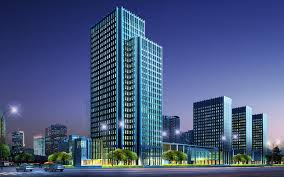
//> input picture OpencvTutorials/pointinterest.JPG, 284 x 177 px
$ ./OurCornerDetection   (built with g++ and OpenCV 4)
//> lines starting //> are read from the running program, lines starting //| are printed output that depends on the picture; after the words box and inside, x2 and y2 are one past the last pixel; in counts of white or black regions, pixels touching at a corner belong together
/**
* @function cornerDetector_Demo.cpp
* @brief Demo code for detecting corners using OpenCV built-in functions
* @author OpenCV team
*/
#include <opencv2/imgcodecs.hpp>
#include <opencv2/highgui.hpp>
#include <opencv2/imgproc.hpp>
#include <iostream>
#include <stdio.h>
#include <stdlib.h>

using namespace cv;
using namespace std;

/// Global variables
Mat src, src_gray;
Mat myHarris_dst; Mat myHarris_copy; Mat Mc;
Mat myShiTomasi_dst; Mat myShiTomasi_copy;

int myShiTomasi_qualityLevel = 50;
int myHarris_qualityLevel = 50;
int max_qualityLevel = 100;

double myHarris_minVal; double myHarris_maxVal;
double myShiTomasi_minVal; double myShiTomasi_maxVal;

RNG rng(12345);

const char* myHarris_window = "My Harris corner detector";
const char* myShiTomasi_window = "My Shi Tomasi corner detector";

/// Function headers
void myShiTomasi_function(int, void*);
void myHarris_function(int, void*);

/**
* @function main
*/
int main(int, char** argv)
{
	/// Load source image and convert it to gray
	src = imread("pointinterest.jpg");
//> src is the input picture: 177 rows x 284 cols, CV_8UC3; mean B, G, R 126.7, 87.9, 71.6
	cvtColor(src, src_gray, COLOR_BGR2GRAY);
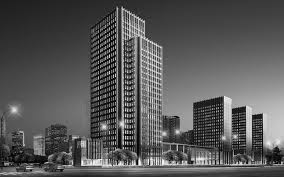
//> src_gray: 177 rows x 284 cols, CV_8UC1; min 0, max 255, mean 87.5

	/// Set some parameters
	int blockSize = 3; int apertureSize = 3;

	/// My Harris matrix -- Using cornerEigenValsAndVecs
	myHarris_dst = Mat::zeros(src_gray.size(), CV_32FC(6));
	Mc = Mat::zeros(src_gray.size(), CV_32FC1);

	cornerEigenValsAndVecs(src_gray, myHarris_dst, blockSize, apertureSize, BORDER_DEFAULT);

	/* calculate Mc */
	for (int j = 0; j < src_gray.rows; j++)
	{
		for (int i = 0; i < src_gray.cols; i++)
		{
			float lambda_1 = myHarris_dst.at<Vec6f>(j, i)[0];
			float lambda_2 = myHarris_dst.at<Vec6f>(j, i)[1];
			Mc.at<float>(j, i) = lambda_1*lambda_2 - 0.04f*pow((lambda_1 + lambda_2), 2);
		}
	}
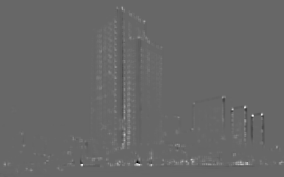
//> Mc: 177 rows x 284 cols, CV_32FC1; min -0.0102, max 0.0151, mean 9.41e-05; drawn with min black and max white

	minMaxLoc(Mc, &myHarris_minVal, &myHarris_maxVal, 0, 0, Mat());
//> myHarris_minVal = -0.0102; myHarris_maxVal = 0.0151

	/* Create Window and Trackbar */
	namedWindow(myHarris_window, WINDOW_AUTOSIZE);
	createTrackbar(" Quality Level:", myHarris_window, &myHarris_qualityLevel, max_qualityLevel, myHarris_function);
	myHarris_function(0, 0);
//> after the loop in myHarris_function, `for (int j = 0; j < src_gray.rows; j++)`:
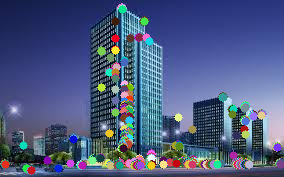
//> myHarris_copy: 177 rows x 284 cols, CV_8UC3; 9.93% of pixels changed, all inside (x1, y1, x2, y2) = (0, 3, 284, 175)

	/// My Shi-Tomasi -- Using cornerMinEigenVal
	myShiTomasi_dst = Mat::zeros(src_gray.size(), CV_32FC1);
	cornerMinEigenVal(src_gray, myShiTomasi_dst, blockSize, apertureSize, BORDER_DEFAULT);
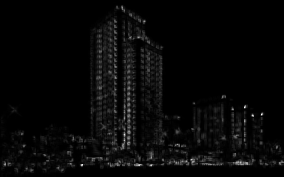
//> myShiTomasi_dst: 177 rows x 284 cols, CV_32FC1; min 0, max 0.105, mean 0.00318; drawn with min black and max white

	minMaxLoc(myShiTomasi_dst, &myShiTomasi_minVal, &myShiTomasi_maxVal, 0, 0, Mat());
//> myShiTomasi_minVal = 0; myShiTomasi_maxVal = 0.105

	/* Create Window and Trackbar */
	namedWindow(myShiTomasi_window, WINDOW_AUTOSIZE);
	createTrackbar(" Quality Level:", myShiTomasi_window, &myShiTomasi_qualityLevel, max_qualityLevel, myShiTomasi_function);
	myShiTomasi_function(0, 0);

	waitKey(0);
	return(0);
}

/**
* @function myShiTomasi_function
*/
void myShiTomasi_function(int, void*)
{
	myShiTomasi_copy = src.clone();

	if (myShiTomasi_qualityLevel < 1) { myShiTomasi_qualityLevel = 1; }

	for (int j = 0; j < src_gray.rows; j++)
	{
		for (int i = 0; i < src_gray.cols; i++)
		{
			if (myShiTomasi_dst.at<float>(j, i) > myShiTomasi_minVal + (myShiTomasi_maxVal - myShiTomasi_minVal)*myShiTomasi_qualityLevel / max_qualityLevel)
			{
				circle(myShiTomasi_copy, Point(i, j), 4, Scalar(rng.uniform(0, 255), rng.uniform(0, 255), rng.uniform(0, 255)), -1, 8, 0);
			}
		}
	}
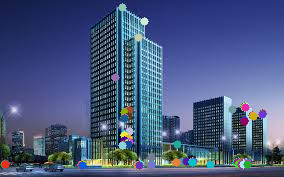
//> myShiTomasi_copy: 177 rows x 284 cols, CV_8UC3; 3.37% of pixels changed, all inside (x1, y1, x2, y2) = (0, 3, 267, 170)
	imshow(myShiTomasi_window, myShiTomasi_copy);
}

/**
* @function myHarris_function
*/
void myHarris_function(int, void*)
{
	myHarris_copy = src.clone();

	if (myHarris_qualityLevel < 1) { myHarris_qualityLevel = 1; }

	for (int j = 0; j < src_gray.rows; j++)
	{
		for (int i = 0; i < src_gray.cols; i++)
		{
			if (Mc.at<float>(j, i) > myHarris_minVal + (myHarris_maxVal - myHarris_minVal)*myHarris_qualityLevel / max_qualityLevel)
			{
				circle(myHarris_copy, Point(i, j), 4, Scalar(rng.uniform(0, 255), rng.uniform(0, 255), rng.uniform(0, 255)), -1, 8, 0);
			}
		}
	}
	imshow(myHarris_window, myHarris_copy);
}

$ run again, with OpencvTutorials/looking.jpg copied over OpencvTutorials/pointinterest.JPG
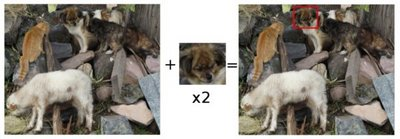
//> input picture OpencvTutorials/looking.jpg, 400 x 139 px
//> src is the input picture: 139 rows x 400 cols, CV_8UC3; mean B, G, R 128.8, 137.4, 142.8
//> after the loop `for (int j = 0; j < src_gray.rows; j++)`:
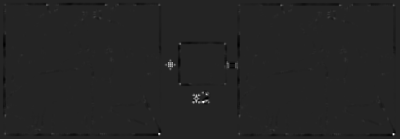
//> Mc: 139 rows x 400 cols, CV_32FC1; min -0.00826, max 0.0495, mean -1.62e-05; drawn with min black and max white
//> myHarris_minVal = -0.00826; myHarris_maxVal = 0.0495
//> myShiTomasi_minVal = -2.27e-13; myShiTomasi_maxVal = 0.188
//> after the loop in myShiTomasi_function, `for (int j = 0; j < src_gray.rows; j++)`:
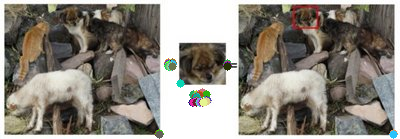
//> myShiTomasi_copy: 139 rows x 400 cols, CV_8UC3; 1.28% of pixels changed, all inside (x1, y1, x2, y2) = (154, 58, 398, 139)
